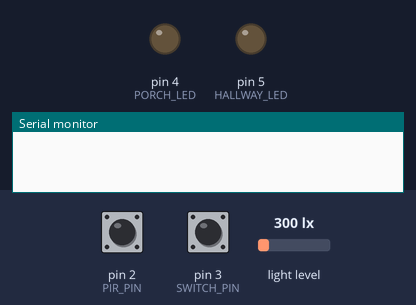
A sketch run on a simulated Arduino Uno, built with avr-gcc and run on an emulated ATmega328P. Shown: output pins drawn as LEDs (lit = HIGH), the last lines printed to the serial monitor. The test bench sets the inputs (shaded band); at power-on: pin 3 (SWITCH_PIN) LOW, pin 2 (PIR_PIN) HIGH, light level 300 lx.

Above: at 1.2 s.
1.3 s: pin 3 (SWITCH_PIN) pulled HIGH for 0.15 s
At 2.5 s:
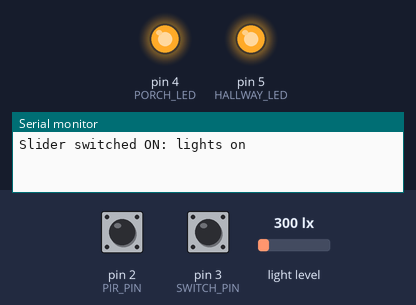
2.9 s: pin 2 (PIR_PIN) pulsed LOW 2 times (0.12 s each, 0.3 s apart)
At 32.4 s:
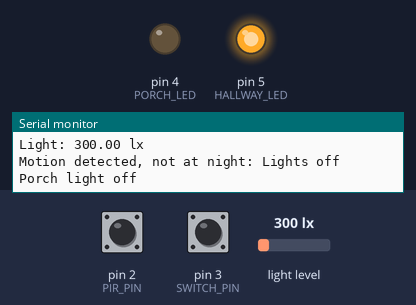
Timing chart, 0 to 32.7 s (numbered marks = the images above; inputs shaded):
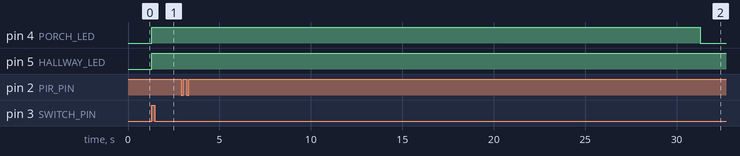

The sketch:

4.1p.ino
```cpp
//Libraries
#include <BH1750.h>
#include <Wire.h>
//PIR
#define PIR_PIN 2
//Switch
#define SWITCH_PIN 3
// LED
#define PORCH_LED 4
#define HALLWAY_LED 5
//Lightmeter
BH1750 lightMeter;
//global variables
const float DARK = 60;
//  volatile required for ISR, so the complier does not optimizes it and can change outside
volatile bool motionTriggered = false;
volatile bool switchTriggered = false;
// timed events
const  unsigned long porchOnDuration = 30000; // 30 sec
const  unsigned long hallwayOnDuration = 60000; // 60sec
unsigned long eventStartTime = 0;
// bool
bool lightOn = false;
bool porchOn = false; // for effiency so the off actions runs once.
bool hallwayOn = false; // for consistency
void setup() {
  Serial.begin(115200);
  while (!Serial) {
  }
  Wire.begin();
  lightMeter.begin();
  pinMode(SWITCH_PIN, INPUT);
  pinMode(PORCH_LED, OUTPUT);
  pinMode(HALLWAY_LED, OUTPUT);
  pinMode(PIR_PIN, INPUT);
  attachInterrupt(digitalPinToInterrupt(PIR_PIN), isrMotion, RISING); //raising to TRIGGER(the trigger) when the pin goes from low to high
  attachInterrupt(digitalPinToInterrupt(SWITCH_PIN), isrSwitch, CHANGE); //change to trigger when the switch changes state
}

void loop() {
  if(motionTriggered){
    motionTriggered = false;
    bool night = isNight();
    if(!lightOn && night){
      lightEvent();
      Serial.println("Motion was detected at night: lights on");
    }
    else if(!night){
      Serial.println("Motion detected, not at night: Lights off");
    }
  }
  if(switchTriggered){
    switchTriggered = false;
    if(!lightOn && switchStatus()){
      lightEvent();
      Serial.println("Slider switched ON: lights on");
    }
  }
  if(lightOn){
    unsigned long timer = millis() -  eventStartTime;
    if(timer >= porchOnDuration && porchOn) {
      porchLightOff();
      porchOn = false;
      Serial.println("Porch light off");
    }
    if(timer >= hallwayOnDuration && hallwayOn) {
      hallWayLightOff();
      hallwayOn = false;
      lightOn = false;
      Serial.println("Hallway light off");
    }
  }

}
//ISR - no parameters. no return. Runs because of the trrigger in attachInterrupt(). Its purpose is to record the event.
void isrMotion(){
  motionTriggered = true;
}

void isrSwitch(){
  switchTriggered = true;
}
//lights event
void lightEvent() {
  eventStartTime = millis();
  lightOn = true;
  porchLightOn();
  porchOn = true;
  hallWayLightOn();
  hallwayOn = true;
}

float lightSensor(){
  float lux = lightMeter.readLightLevel();
  Serial.print("Light: ");
  Serial.print(lux);
  Serial.println(" lx");
  return lux;
}

bool isNight(){
  float lux = lightSensor();
  if(lux < DARK){
    return true;
  }
  else{
    return false;
  }
}

bool switchStatus() {
  return digitalRead(SWITCH_PIN) == HIGH;
}

void porchLightOn() {
  digitalWrite(PORCH_LED, HIGH);
}

void porchLightOff() {
  digitalWrite(PORCH_LED, LOW);
}

void hallWayLightOn() {
  digitalWrite(HALLWAY_LED, HIGH);
}

void hallWayLightOff() {
  digitalWrite(HALLWAY_LED, LOW);
}
```

Measured:
- after the input at 1.3 s, pin 4 (PORCH_LED), pin 5 (HALLWAY_LED): LOW → HIGH at once
